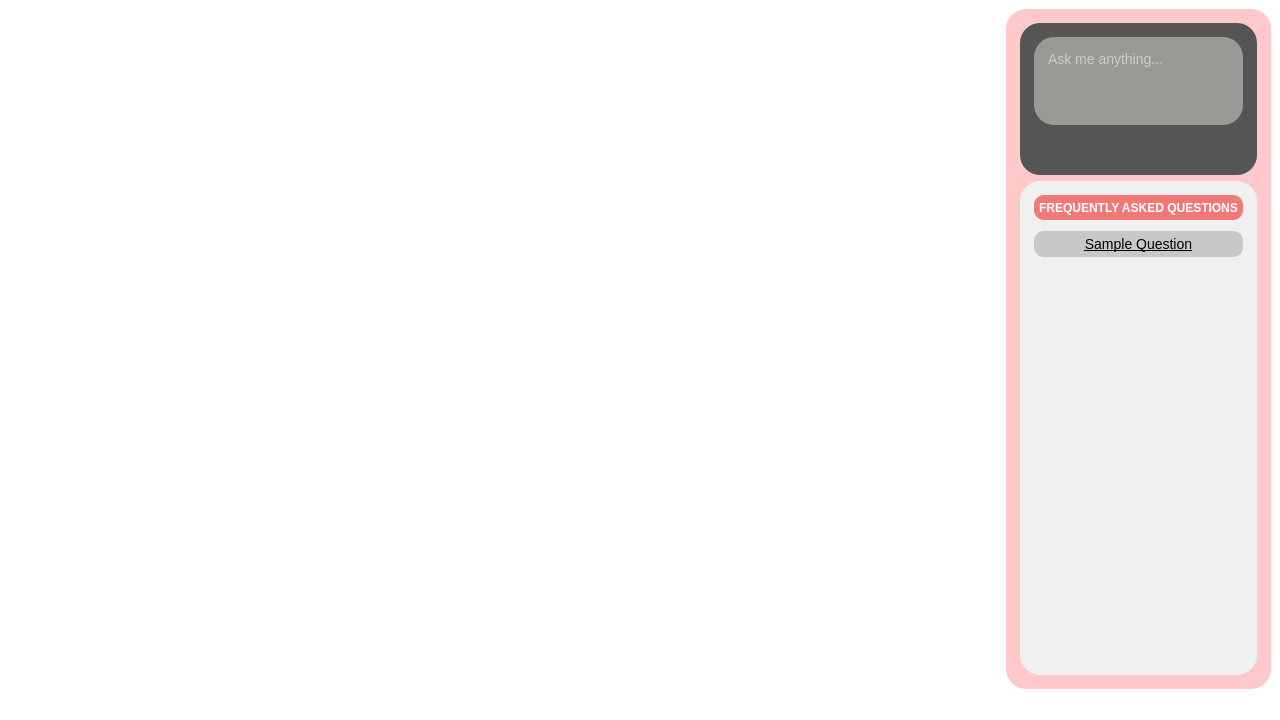
<?xml version="1.0" encoding="UTF-8"?>
<ui version="4.0">
 <class>WebBrowser</class>
 <widget class="QMainWindow" name="WebBrowser">
  <property name="geometry">
   <rect>
    <x>0</x>
    <y>0</y>
    <width>1280</width>
    <height>720</height>
   </rect>
  </property>
  <property name="windowTitle">
   <string>MainWindow</string>
  </property>
  <property name="styleSheet">
   <string notr="true">background-color: white; </string>
  </property>
  <widget class="QWidget" name="mainLayout">
   <layout class="QHBoxLayout" name="horizontalLayout_4" stretch="5,1">
    <item>
     <layout class="QVBoxLayout" name="webLayout"/>
    </item>
    <item>
     <widget class="QFrame" name="aiMenu">
      <property name="styleSheet">
       <string notr="true">background-color:rgb(255, 201, 201);
border-radius: 20px;    
padding:5px;</string>
      </property>
      <property name="frameShape">
       <enum>QFrame::StyledPanel</enum>
      </property>
      <property name="frameShadow">
       <enum>QFrame::Raised</enum>
      </property>
      <layout class="QVBoxLayout" name="verticalLayout_5" stretch="1">
       <item>
        <layout class="QVBoxLayout" name="verticalLayout_3" stretch="1,4">
         <item>
          <widget class="QFrame" name="inputFrame">
           <property name="styleSheet">
            <string notr="true">background-color: rgb(85, 85, 85);
padding: 5px;
</string>
           </property>
           <property name="frameShape">
            <enum>QFrame::StyledPanel</enum>
           </property>
           <property name="frameShadow">
            <enum>QFrame::Raised</enum>
           </property>
           <layout class="QVBoxLayout" name="verticalLayout_7">
            <item>
             <widget class="QTextEdit" name="textEdit">
              <property name="styleSheet">
               <string notr="true">background-color:rgb(154, 153, 150);
color:white;
font-size: 14px;
padding: 10px;</string>
              </property>
              <property name="html">
               <string>&lt;!DOCTYPE HTML PUBLIC &quot;-//W3C//DTD HTML 4.0//EN&quot; &quot;http://www.w3.org/TR/REC-html40/strict.dtd&quot;&gt;
&lt;html&gt;&lt;head&gt;&lt;meta name=&quot;qrichtext&quot; content=&quot;1&quot; /&gt;&lt;style type=&quot;text/css&quot;&gt;
p, li { white-space: pre-wrap; }
&lt;/style&gt;&lt;/head&gt;&lt;body style=&quot; font-family:'Ubuntu'; font-size:14px; font-weight:400; font-style:normal;&quot;&gt;
&lt;p style=&quot;-qt-paragraph-type:empty; margin-top:12px; margin-bottom:12px; margin-left:0px; margin-right:0px; -qt-block-indent:0; text-indent:0px;&quot;&gt;&lt;br /&gt;&lt;/p&gt;&lt;/body&gt;&lt;/html&gt;</string>
              </property>
              <property name="overwriteMode">
               <bool>false</bool>
              </property>
              <property name="placeholderText">
               <string>Ask me anything...</string>
              </property>
             </widget>
            </item>
            <item>
             <layout class="QHBoxLayout" name="horizontalLayout_2">
              <item>
               <widget class="QPushButton" name="microBtn">
                <property name="minimumSize">
                 <size>
                  <width>30</width>
                  <height>30</height>
                 </size>
                </property>
                <property name="maximumSize">
                 <size>
                  <width>30</width>
                  <height>30</height>
                 </size>
                </property>
                <property name="layoutDirection">
                 <enum>Qt::LeftToRight</enum>
                </property>
                <property name="styleSheet">
                 <string notr="true">QPushButton {
    border: none;
    border-radius: 15px; /* Half of the button's size to make it circular */
    background-color: transparent;
}

QPushButton::icon {
    padding: 10px; /* Adjust the padding if needed */
}

QPushButton:hover {
    background-color: rgb(60, 60, 60); /* Background color when hovered */
}</string>
                </property>
                <property name="text">
                 <string/>
                </property>
               </widget>
              </item>
             </layout>
            </item>
           </layout>
          </widget>
         </item>
         <item>
          <widget class="QFrame" name="FAQFrame">
           <property name="styleSheet">
            <string notr="true">QFrame {background-color: rgb(240, 240, 240); 
 border-radius: 20px;  
}  

QFrame#frame QPushButton {
    background-color: pink;
    border-radius: 10px;
    font-size: 16px;
    font-weight: bold;
    color: white;
    padding: 10px;
}

QFrame#frame QPushButton:hover {
    background-color: lightcoral;
}</string>
           </property>
           <property name="frameShape">
            <enum>QFrame::StyledPanel</enum>
           </property>
           <property name="frameShadow">
            <enum>QFrame::Raised</enum>
           </property>
           <layout class="QVBoxLayout" name="verticalLayout_6" stretch="4">
            <item>
             <layout class="QVBoxLayout" name="verticalLayout_8">
              <item>
               <widget class="QLabel" name="FAQLabel">
                <property name="minimumSize">
                 <size>
                  <width>0</width>
                  <height>25</height>
                 </size>
                </property>
                <property name="maximumSize">
                 <size>
                  <width>16777215</width>
                  <height>16777215</height>
                 </size>
                </property>
                <property name="styleSheet">
                 <string notr="true">background-color: rgb(242, 120, 120); 
 border-radius: 10px;    
color:white;
font-size: 12px;   
 font-weight: bold; 
padding: 5px</string>
                </property>
                <property name="text">
                 <string>FREQUENTLY ASKED QUESTIONS</string>
                </property>
                <property name="alignment">
                 <set>Qt::AlignCenter</set>
                </property>
               </widget>
              </item>
              <item>
               <spacer name="verticalSpacer_2">
                <property name="orientation">
                 <enum>Qt::Vertical</enum>
                </property>
                <property name="sizeType">
                 <enum>QSizePolicy::Fixed</enum>
                </property>
                <property name="sizeHint" stdset="0">
                 <size>
                  <width>20</width>
                  <height>5</height>
                 </size>
                </property>
               </spacer>
              </item>
              <item>
               <layout class="QVBoxLayout" name="FAQLayout">
                <item>
                 <widget class="QPushButton" name="sampleQuestionBtn">
                  <property name="styleSheet">
                   <string notr="true">QPushButton{
	background-color: rgb(200, 200, 200); 
	border-radius: 10px;    
font-size: 14px;   
		padding: 5px;
	text-decoration: underline;
}

QPushButton:hover {
    background-color: rgb(180, 180, 180); 
}</string>
                  </property>
                  <property name="text">
                   <string>Sample Question</string>
                  </property>
                 </widget>
                </item>
               </layout>
              </item>
              <item>
               <spacer name="verticalSpacer">
                <property name="orientation">
                 <enum>Qt::Vertical</enum>
                </property>
                <property name="sizeHint" stdset="0">
                 <size>
                  <width>20</width>
                  <height>40</height>
                 </size>
                </property>
               </spacer>
              </item>
             </layout>
            </item>
           </layout>
          </widget>
         </item>
        </layout>
       </item>
      </layout>
     </widget>
    </item>
   </layout>
  </widget>
  <widget class="QStatusBar" name="statusbar"/>
 </widget>
 <resources/>
 <connections/>
</ui>
